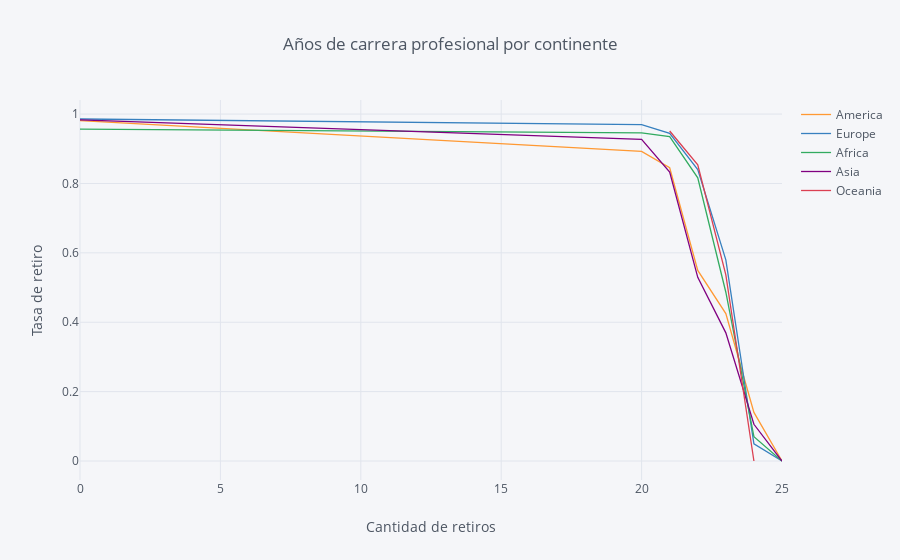

Notebook code cell kept with this figure:
### Code cell
rates=survival(test, 'Continent', 'Expire', 'Retirement')
rates.iplot(kind='line', xTitle='Cantidad de retiros', 
            yTitle='Tasa de retiro', title='Años de carrera profesional por continente')

### Figure 1 — Plotly figure (JSON) as saved in the notebook; plotly's stock layout.template omitted (floating-point values rounded to 4 significant figures)
{"data": [{"line": {"color": "rgba(255, 153, 51, 1.0)", "dash": "solid", "shape": "linear", "width": 1.3}, "mode": "lines", "name": "America", "text": "", "type": "scatter", "x": [0, 20, 21, 22, 23, 24, 25], "y": [0.9813, 0.8925, 0.8452, 0.5493, 0.425, 0.14, 0]}, {"line": {"color": "rgba(55, 128, 191, 1.0)", "dash": "solid", "shape": "linear", "width": 1.3}, "mode": "lines", "name": "Europe", "text": "", "type": "scatter", "x": [0, 20, 21, 22, 23, 24, 25], "y": [0.9858, 0.9695, 0.9444, 0.8402, 0.5796, 0.04962, 0]}, {"line": {"color": "rgba(50, 171, 96, 1.0)", "dash": "solid", "shape": "linear", "width": 1.3}, "mode": "lines", "name": "Africa", "text": "", "type": "scatter", "x": [0, 20, 21, 22, 23, 24, 25], "y": [0.9568, 0.9459, 0.9351, 0.8162, 0.4865, 0.07027, 0]}, {"line": {"color": "rgba(128, 0, 128, 1.0)", "dash": "solid", "shape": "linear", "width": 1.3}, "mode": "lines", "name": "Asia", "text": "", "type": "scatter", "x": [0, 20, 21, 22, 23, 24, 25], "y": [0.9835, 0.9271, 0.8329, 0.5294, 0.3694, 0.1059, 0]}, {"line": {"color": "rgba(219, 64, 82, 1.0)", "dash": "solid", "shape": "linear", "width": 1.3}, "mode": "lines", "name": "Oceania", "text": "", "type": "scatter", "x": [0, 20, 21, 22, 23, 24, 25], "y": [0.9756, "", 0.9512, 0.8537, 0.5366, 0, ""]}], "layout": {"legend": {"bgcolor": "#F5F6F9", "font": {"color": "#4D5663"}}, "paper_bgcolor": "#F5F6F9", "plot_bgcolor": "#F5F6F9", "title": {"font": {"color": "#4D5663"}, "text": "Años de carrera profesional por continente"}, "xaxis": {"gridcolor": "#E1E5ED", "showgrid": true, "tickfont": {"color": "#4D5663"}, "title": {"font": {"color": "#4D5663"}, "text": "Cantidad de retiros"}, "zerolinecolor": "#E1E5ED"}, "yaxis": {"gridcolor": "#E1E5ED", "showgrid": true, "tickfont": {"color": "#4D5663"}, "title": {"font": {"color": "#4D5663"}, "text": "Tasa de retiro"}, "zerolinecolor": "#E1E5ED"}}}
